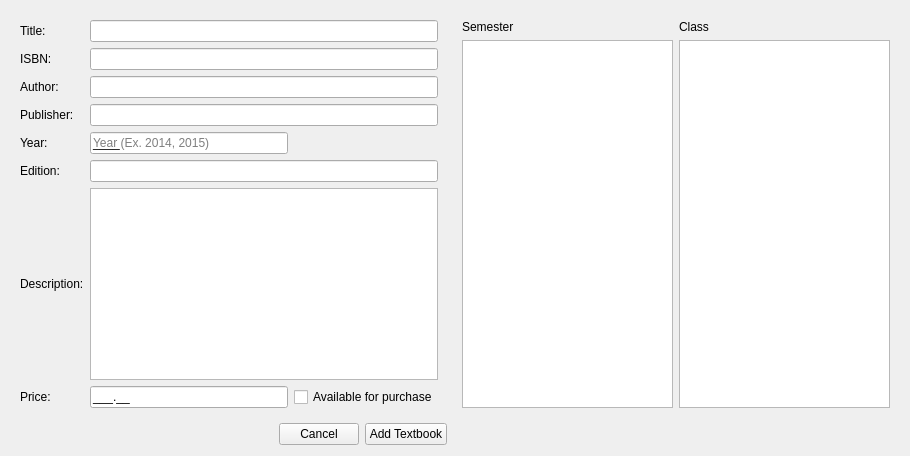
      <widget class="QWidget" name="contentManagerTextbookForm">
       <layout class="QGridLayout" name="gridLayout_14">
        <item row="1" column="2">
         <widget class="QPushButton" name="btnTextbookAddEdit">
          <property name="sizePolicy">
           <sizepolicy hsizetype="Fixed" vsizetype="Fixed">
            <horstretch>0</horstretch>
            <verstretch>0</verstretch>
           </sizepolicy>
          </property>
          <property name="text">
           <string>Add Textbook</string>
          </property>
         </widget>
        </item>
        <item row="0" column="3">
         <widget class="QWidget" name="widget_4" native="true">
          <property name="sizePolicy">
           <sizepolicy hsizetype="Preferred" vsizetype="Preferred">
            <horstretch>17</horstretch>
            <verstretch>0</verstretch>
           </sizepolicy>
          </property>
          <layout class="QGridLayout" name="gridLayout_12">
           <item row="0" column="0">
            <widget class="QLabel" name="labelSemester">
             <property name="text">
              <string>Semester</string>
             </property>
            </widget>
           </item>
           <item row="0" column="1">
            <widget class="QLabel" name="labelClass">
             <property name="text">
              <string>Class</string>
             </property>
            </widget>
           </item>
           <item row="1" column="0">
            <widget class="QListWidget" name="listTextbookTerm"/>
           </item>
           <item row="1" column="1">
            <widget class="QListWidget" name="listTextbookClass">
             <property name="enabled">
              <bool>true</bool>
             </property>
            </widget>
           </item>
          </layout>
         </widget>
        </item>
        <item row="0" column="0" colspan="3">
         <widget class="QWidget" name="widget_5" native="true">
          <property name="sizePolicy">
           <sizepolicy hsizetype="Preferred" vsizetype="Preferred">
            <horstretch>10</horstretch>
            <verstretch>0</verstretch>
           </sizepolicy>
          </property>
          <layout class="QGridLayout" name="gridLayout_13">
           <item row="3" column="0">
            <widget class="QLabel" name="label_14">
             <property name="text">
              <string>Publisher:</string>
             </property>
            </widget>
           </item>
           <item row="0" column="1" colspan="2">
            <widget class="QLineEdit" name="lineTextbookTitle"/>
           </item>
           <item row="5" column="0">
            <widget class="QLabel" name="label_16">
             <property name="text">
              <string>Edition:</string>
             </property>
            </widget>
           </item>
           <item row="1" column="1" colspan="2">
            <widget class="QLineEdit" name="lineTextbookIsbn"/>
           </item>
           <item row="7" column="0">
            <widget class="QLabel" name="label_20">
             <property name="text">
              <string>Price:</string>
             </property>
            </widget>
           </item>
           <item row="4" column="0">
            <widget class="QLabel" name="label_15">
             <property name="text">
              <string>Year:</string>
             </property>
            </widget>
           </item>
           <item row="2" column="0">
            <widget class="QLabel" name="label_7">
             <property name="text">
              <string>Author:</string>
             </property>
            </widget>
           </item>
           <item row="1" column="0">
            <widget class="QLabel" name="label_6">
             <property name="text">
              <string>ISBN:</string>
             </property>
            </widget>
           </item>
           <item row="6" column="0">
            <widget class="QLabel" name="label_17">
             <property name="text">
              <string>Description:</string>
             </property>
            </widget>
           </item>
           <item row="3" column="1" colspan="2">
            <widget class="QLineEdit" name="lineTextbookPublisher"/>
           </item>
           <item row="5" column="1" colspan="2">
            <widget class="QLineEdit" name="lineTextbookEdition"/>
           </item>
           <item row="2" column="1" colspan="2">
            <widget class="QLineEdit" name="lineTextbookAuthor"/>
           </item>
           <item row="6" column="1" colspan="2">
            <widget class="QTextBrowser" name="lineTextbookDescription">
             <property name="readOnly">
              <bool>false</bool>
             </property>
            </widget>
           </item>
           <item row="0" column="0">
            <widget class="QLabel" name="label_5">
             <property name="text">
              <string>Title:</string>
             </property>
            </widget>
           </item>
           <item row="7" column="1">
            <widget class="QLineEdit" name="lineTextbookPrice">
             <property name="sizePolicy">
              <sizepolicy hsizetype="Preferred" vsizetype="Preferred">
               <horstretch>1</horstretch>
               <verstretch>0</verstretch>
              </sizepolicy>
             </property>
             <property name="inputMask">
              <string>999.99;_</string>
             </property>
             <property name="text">
              <string>.</string>
             </property>
             <property name="maxLength">
              <number>6</number>
             </property>
             <property name="cursorPosition">
              <number>0</number>
             </property>
             <property name="placeholderText">
              <string>Price</string>
             </property>
            </widget>
           </item>
           <item row="4" column="1">
            <widget class="QLineEdit" name="lineTextbookYear">
             <property name="sizePolicy">
              <sizepolicy hsizetype="Preferred" vsizetype="Preferred">
               <horstretch>1</horstretch>
               <verstretch>0</verstretch>
              </sizepolicy>
             </property>
             <property name="inputMask">
              <string>9999;_</string>
             </property>
             <property name="text">
              <string/>
             </property>
             <property name="cursorPosition">
              <number>4</number>
             </property>
             <property name="placeholderText">
              <string>Year (Ex. 2014, 2015)</string>
             </property>
            </widget>
           </item>
           <item row="7" column="2">
            <widget class="QCheckBox" name="checkBoxTextbookAvailable">
             <property name="text">
              <string>Available for purchase</string>
             </property>
            </widget>
           </item>
          </layout>
         </widget>
        </item>
        <item row="1" column="1">
         <widget class="QPushButton" name="btnTextbookCancel">
          <property name="sizePolicy">
           <sizepolicy hsizetype="Fixed" vsizetype="Fixed">
            <horstretch>0</horstretch>
            <verstretch>0</verstretch>
           </sizepolicy>
          </property>
          <property name="text">
           <string>Cancel</string>
          </property>
         </widget>
        </item>
       </layout>
       <zorder>widget_5</zorder>
       <zorder>widget_4</zorder>
       <zorder>btnTextbookAddEdit</zorder>
       <zorder>btnTextbookCancel</zorder>
      </widget>
